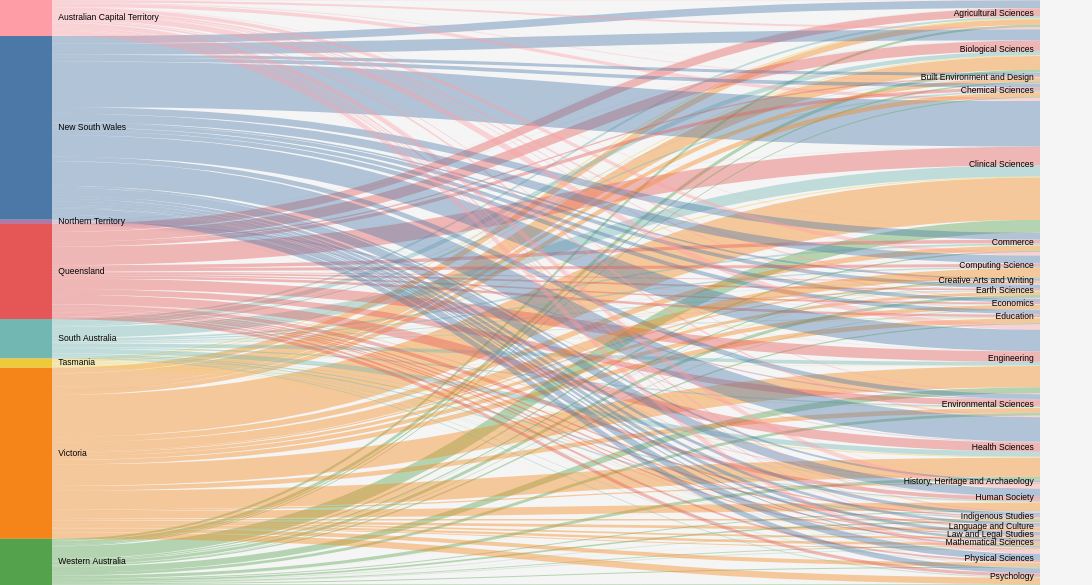

Here is the Vega-Lite specification saved for this chart:
### Vega specification from a JSON file in a GitHub repository (floating-point values rounded to 4 significant figures; data arrays with more than 128 entries replaced by an {"elided": "..."} marker saying what was removed)
{"$schema": "https://vega.github.io/schema/vega/v5.json", "height": 750, "width": 1400, "data": [{"name": "rawData", "values": {"elided": "184 records"}}, {"name": "nodes", "source": "rawData", "transform": [{"type": "filter", "expr": "!groupSelector || groupSelector.State == datum.State || groupSelector.Field == datum.Field"}, {"type": "formula", "expr": "datum.State+datum.Field", "as": "key"}, {"type": "fold", "fields": ["State", "Field"], "as": ["stack", "grpId"]}, {"type": "formula", "expr": "datum.stack == 'State' ? datum.State+' '+datum.Field : datum.Field+' '+datum.State", "as": "sortField"}, {"type": "stack", "groupby": ["stack"], "sort": {"field": "sortField", "order": "descending"}, "field": "Money"}, {"type": "formula", "expr": "(datum.y0+datum.y1)/2", "as": "yc"}]}, {"name": "groups", "source": "nodes", "transform": [{"type": "aggregate", "groupby": ["stack", "grpId"], "fields": ["Money"], "ops": ["sum"], "as": ["total"]}, {"type": "stack", "groupby": ["stack"], "sort": {"field": "grpId", "order": "descending"}, "field": "total"}, {"type": "formula", "expr": "scale('y', datum.y0)", "as": "scaledY0"}, {"type": "formula", "expr": "scale('y', datum.y1)", "as": "scaledY1"}, {"type": "formula", "expr": "datum.stack == 'State'", "as": "rightLabel"}, {"type": "formula", "expr": "datum.total/domain('y')[1]", "as": "percentage"}]}, {"name": "destinationNodes", "source": "nodes", "transform": [{"type": "filter", "expr": "datum.stack == 'Field'"}]}, {"name": "edges", "source": "nodes", "transform": [{"type": "filter", "expr": "datum.stack == 'State'"}, {"type": "lookup", "from": "destinationNodes", "key": "key", "fields": ["key"], "as": ["target"]}, {"type": "linkpath", "orient": "horizontal", "shape": "diagonal", "sourceY": {"expr": "scale('y', datum.yc)"}, "sourceX": {"expr": "scale('x', 'State') + bandwidth('x')"}, "targetY": {"expr": "scale('y', datum.target.yc)"}, "targetX": {"expr": "scale('x', 'Field')"}}, {"type": "formula", "expr": "range('y')[0]-scale('y', datum.Money)", "as": "strokeWidth"}, {"type": "formula", "expr": "datum.Money/domain('y')[1]", "as": "percentage"}]}], "scales": [{"name": "x", "type": "band", "range": "width", "domain": ["State", "Field"], "paddingInner": 0.95}, {"name": "y", "type": "linear", "range": "height", "domain": {"data": "nodes", "field": "y1"}}, {"name": "color", "type": "ordinal", "range": "category", "domain": {"data": "rawData", "field": "State"}}, {"name": "stackNames", "type": "ordinal", "range": ["Source", "Destination"], "domain": ["State", "Field"]}], "marks": [{"type": "path", "name": "edgeMark", "from": {"data": "edges"}, "clip": true, "encode": {"update": {"stroke": [{"test": "groupSelector && groupSelector.stack=='State'", "field": "Field"}, {"scale": "color", "field": "State"}], "strokeWidth": {"field": "strokeWidth"}, "path": {"field": "path"}, "strokeOpacity": {"signal": "!groupSelector && (groupHover.State == datum.State || groupHover.Field == datum.Field) ? 0.9 : 0.4"}, "zindex": {"signal": "!groupSelector && (groupHover.State == datum.State || groupHover.Field == datum.Field) ? 1 : 0"}, "tooltip": {"signal": "datum.State + ' on ' + datum.Field + ':  ' + format(datum.Money, ',.0f')"}}, "hover": {"strokeOpacity": {"value": 1}}}}, {"type": "rect", "name": "groupMark", "from": {"data": "groups"}, "encode": {"enter": {"fill": {"scale": "color", "field": "grpId"}, "width": {"scale": "x", "band": 1}}, "update": {"x": {"scale": "x", "field": "stack"}, "y": {"field": "scaledY0"}, "y2": {"field": "scaledY1"}, "fillOpacity": {"value": 1}, "tooltip": {"signal": "datum.grpId + ' Expenditure: ' + format(datum.total, ',.0f')"}}, "hover": {"fillOpacity": {"value": 1}}}}, {"type": "text", "from": {"data": "groups"}, "interactive": false, "encode": {"update": {"x": {"signal": "scale('x', datum.stack) + (datum.rightLabel ? bandwidth('x') + 8 : -8)"}, "yc": {"signal": "(datum.scaledY0 + datum.scaledY1)/2"}, "align": {"signal": "datum.rightLabel ? 'left' : 'right'"}, "baseline": {"value": "middle"}, "fontWeight": {"value": "normal"}, "text": {"signal": "abs(datum.scaledY0-datum.scaledY1) > 5 ? datum.grpId : ''"}}}}, {"type": "group", "data": [{"name": "dataForShowAll", "values": [{}], "transform": [{"type": "filter", "expr": "groupSelector"}]}], "encode": {"enter": {"xc": {"signal": "width/2"}, "y": {"value": 30}, "width": {"value": 80}, "height": {"value": 30}}}, "marks": [{"type": "group", "name": "groupReset", "from": {"data": "dataForShowAll"}, "encode": {"enter": {"cornerRadius": {"value": 6}, "fill": {"value": "#f5f5f5"}, "stroke": {"value": "#000"}, "strokeWidth": {"value": 2}, "height": {"field": {"group": "height"}}, "width": {"field": {"group": "width"}}}, "update": {"opacity": {"value": 1}}, "hover": {"opacity": {"value": 0.7}}}, "marks": [{"type": "text", "interactive": false, "encode": {"enter": {"xc": {"field": {"group": "width"}, "mult": 0.5}, "yc": {"field": {"group": "height"}, "mult": 0.5, "offset": 2}, "align": {"value": "center"}, "baseline": {"value": "middle"}, "fontWeight": {"value": "normal"}, "text": {"value": "Show All"}}}}]}]}, {"type": "rect", "from": {"data": "nodes"}, "encode": {"enter": {"stroke": {"value": "#000"}, "strokeWidth": {"value": 0}, "width": {"scale": "x", "band": 1}, "x": {"scale": "x", "field": "stack"}, "y": {"field": "y0", "scale": "y"}, "y2": {"field": "y1", "scale": "y"}}}}], "signals": [{"name": "groupHover", "value": {}, "on": [{"events": "@groupMark:mouseover", "update": "{State:datum.stack=='State' && datum.grpId, Field:datum.stack=='Field' && datum.grpId}"}, {"events": "mouseout", "update": "{}"}]}, {"name": "groupSelector", "value": false, "on": [{"events": "@groupMark:click!", "update": "{stack:datum.stack, State:datum.stack=='State' && datum.grpId, Field:datum.stack=='Field' && datum.grpId}"}, {"events": [{"type": "click", "markname": "groupReset"}, {"type": "dblclick"}], "update": "false"}]}], "config": {"font": "Poppins", "background": "rgb(245,245,245)"}}
